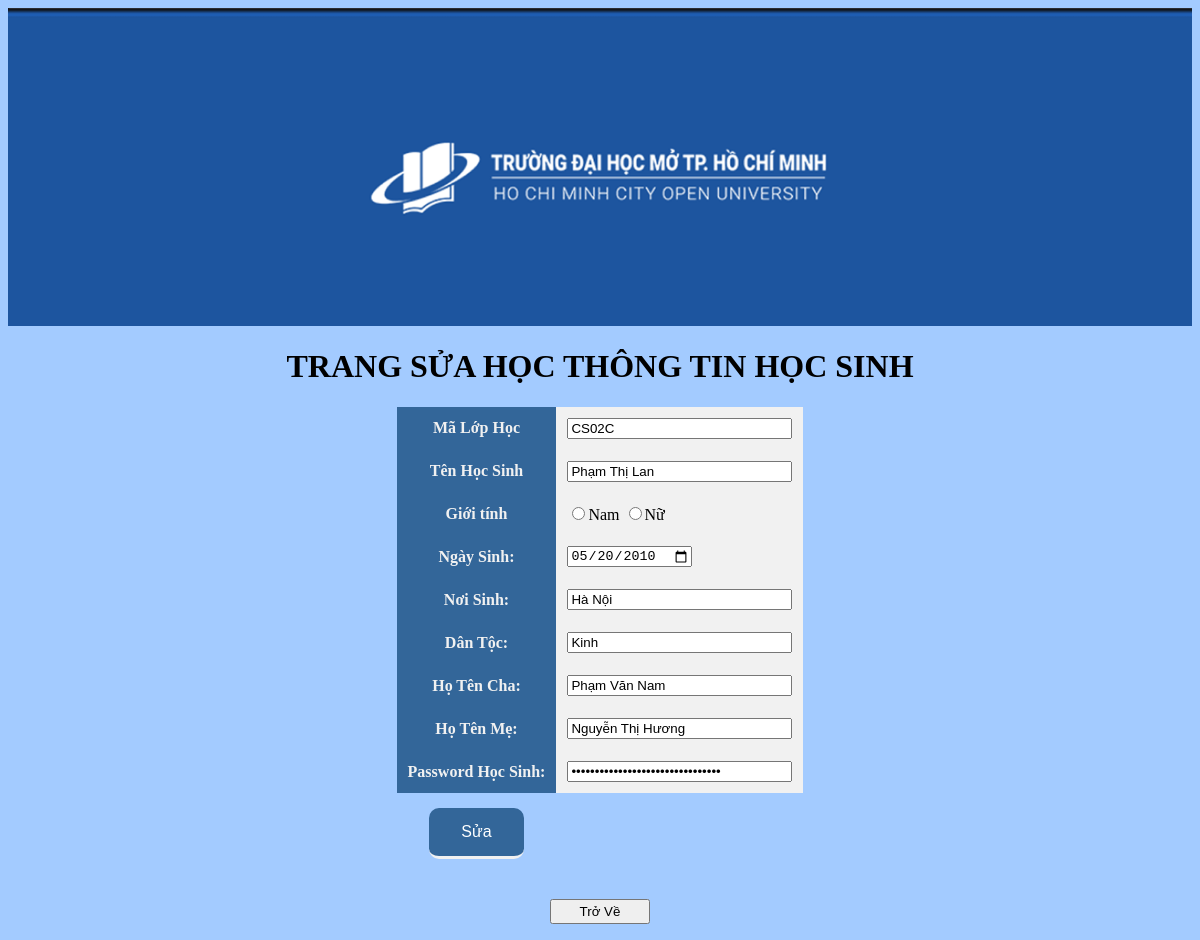
The app's page /admin/hocsinh/sua_hs.php?cmahs=1111111111 with its own data.
### tables this page shows
CREATE TABLE `hocsinh` (
  `MaHS` varchar(10) NOT NULL,
  `MaLopHoc` varchar(10) NOT NULL,
  `TenHS` varchar(50) NOT NULL,
  `GioiTinh` varchar(5) NOT NULL,
  `NgaySinh` date NOT NULL,
  `noisinh` varchar(50) NOT NULL,
  `dantoc` varchar(10) NOT NULL,
  `hotencha` varchar(50) NOT NULL,
  `hotenme` varchar(50) NOT NULL,
  `passwordhs` varchar(50) NOT NULL
);

### classes/hocsinh.class.php (called while the page is built, shortened)
<?php
class hocsinh extends DB
{
    function selecths($id)
    {
        $con = $this->connect();
        $mysql = "select * from hocsinh where MaHS={$id}";
        $query = mysqli_query($con, $mysql);
        $result = array();
        if (mysqli_num_rows($query) > 0) {
            $row = mysqli_fetch_assoc($query);
            $result = $row;
        }
        return $result;
    }
}

### admin/hocsinh/sua_hs.php (the view, shortened to what this page needs)
<?php
require "../../classes/hocsinh.class.php";
$con = new hocsinh();
$mahs = $_GET['cmahs'];
		?>
		<?php
$row = $con->selecths($mahs);
?>
<link rel="stylesheet" href="../../assets/css/css/stylea.css">
<center><img width="100%" src="../../assets/img/Ban.png"></center>
<body bgcolor="#a3cbff">
	<h1 style="text-align: center">TRANG SỬA HỌC THÔNG TIN HỌC SINH</h1>
	<table align="center" border="1" cellspacing="0" cellpadding="10" style="border: 1px solid transparent;">
		<form action="sua_hs.php?cmahs=<?php echo $row['MaHS']; ?>" method="post">
			<tr style='background: #f1f1f1'>
				<td class="ToT">Mã Lớp Học</td>
				<td><input type="text" name="txtmalop" size="25" value="<?php echo $row['MaLopHoc']; ?>" /></td>
			</tr>
			<tr style='background: #f1f1f1'>
				<td class="ToT">Tên Học Sinh</td>
				<td><input type="text" name="txtten" size="25" value="<?php echo $row['TenHS']; ?>" /></td>
			</tr>
			<tr style='background: #f1f1f1'>
				<td class="ToT">Giới tính</td>
				<td><input type="radio" name="txtgt" value="Nam" value="<?php echo $row['GioiTinh']; ?>">Nam
					<input type="radio" name="txtgt" value="Nữ" value="<?php echo $row['GioiTinh']; ?>">Nữ
				</td>
			</tr>
			<tr style='background: #f1f1f1'>
				<td class="ToT">Ngày Sinh:</td>
				<td><input type="date" name="txtns" size="25" value="<?php echo $row['NgaySinh']; ?>" /> </td>
			</tr>
			<tr style='background: #f1f1f1'>
				<td class="ToT">Nơi Sinh:</td>
				<td><input type="text" name="txtnois" size="25" value="<?php echo $row['noisinh']; ?>" /> </td>
			</tr>
			<tr style='background: #f1f1f1'>
				<td class="ToT">Dân Tộc:</td>
				<td><input type="text" name="txtdantoc" size="25" value="<?php echo $row['dantoc']; ?>" /> </td>
			</tr>
			<tr style='background: #f1f1f1'>
				<td class="ToT">Họ Tên Cha:</td>
				<td><input type="text" name="txtcha" size="25" value="<?php echo $row['hotencha']; ?>" /> </td>
			</tr>
			<tr style='background: #f1f1f1'>
				<td class="ToT">Họ Tên Mẹ:</td>
				<td><input type="text" name="txtme" size="25" value="<?php echo $row['hotenme']; ?>" /> </td>
			</tr>
			<tr style='background: #f1f1f1'>
				<td class="ToT">Password Học Sinh:</td>
				<td><input type="password" name="txtpasshs" size="25" value="<?php echo $row['passwordhs']; ?>" /></td>
			</tr>
			<tr style="text-align: center;">
				<td style="border: 1px solid transparent;"><input type="submit" class='add-button' name="ok"
						value="Sửa" /></td>
			</tr>
		</form>
	</table>
	<form action="../index.php?mod=hs" method="post">
		<div style="text-align:center; margin-top: 2%;">
			<input type="submit" name="back" value="Trở Về" style="width:100px;height: 25px" />
		</div>
	</form>
</body>

### assets/css/css/stylea.css (style rules this page uses)
.ToT { color: #f1f1f1; background-color: #336699; text-align: center; font-weight: bold; }

### records on screen
hocsinh: txtmalop "CS02C", txtten "Phạm Thị Lan", txtns "05/20/2010", txtnois "Hà Nội", txtdantoc "Kinh", txtcha "Phạm Văn Nam", txtme "Nguyễn Thị Hương"
